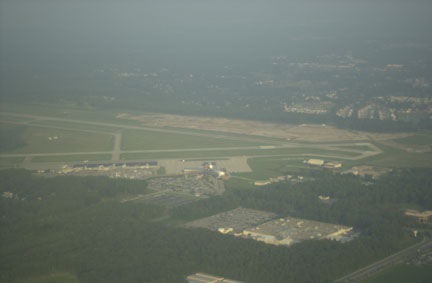
%> input picture 第二次作业/test images/haze4.jpg, 432 x 283 px
$ octave SingleImageHazeRemoval.m   (GNU Octave 9; MATLAB toolbox functions it lacks are replaced by stand-ins)
%> lines starting %> are read from the running program, lines starting %| are printed output that depends on the picture
%% 暗通道先验去雾实验 SA19006050 孙圣印
clc;clear;close all;

imag = imread('.\test images\haze4.jpg');
%> imag is the input picture: size 283x432x3 uint8; mean R, G, B 109.1, 118.3, 109.5
figure;
imshow(imag);title('原始图像','FontSize',15);
imagRGB = double(imag)./255;
window =10; eps = 0.03;alpha = 0.001;

%% Dark Channel
r = imagRGB(:,:,1); g = imagRGB(:,:,1); b = imagRGB(:,:,1);
%> after `r = imagRGB(:,:,1)`:
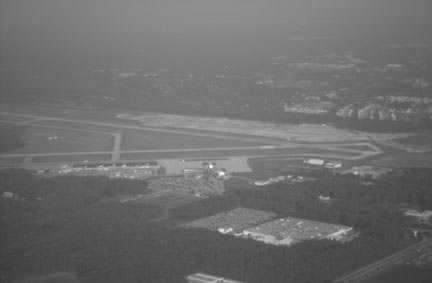
%> r: size 283x432 double; min 0.208, max 1, mean 0.428
[m,n] = size(r);
%> m = 283; n = 432

% Find the Minimum
dark_temp = zeros(m,n);
for i = 1:m
    for j = 1:n
        dark_temp(i,j) = min([r(i,j),g(i,j),b(i,j)]);
    end
end

% Minimum Filtering
d = ones(window,window);
fun = @(block_struct)min(min(block_struct.data))*d;
dark = blockproc(dark_temp, [window window], fun);
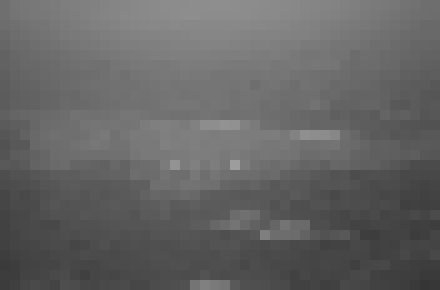
%> dark: size 290x440 double; min 0.208, max 0.616, mean 0.392
dark_channel = dark(1:m, 1:n);
figure;imshow(dark_channel,[]);
title('暗通道','FontSize',15);

%% Guided Filter

% guidance image: I
% filtering input image: p
% local window radius: r
% regularization parameter: eps
r = window; I = dark_channel; p = dark_channel;
[hei, wid] = size(I);
%> hei = 283; wid = 432
%> (the run ends here)

$ run again, with 第二次作业/test images/haze1.jpg copied over 第二次作业/test images/haze4.jpg
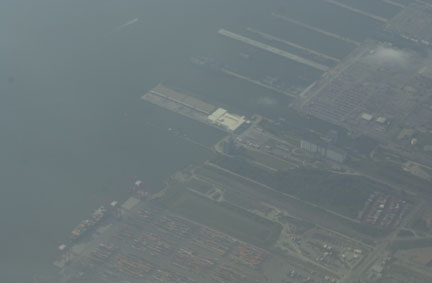
%> input picture 第二次作业/test images/haze1.jpg, 432 x 283 px
%> imag is the input picture: size 283x432x3 uint8; mean R, G, B 108.6, 119.8, 122.1
%> `r = imagRGB(:,:,1)`:
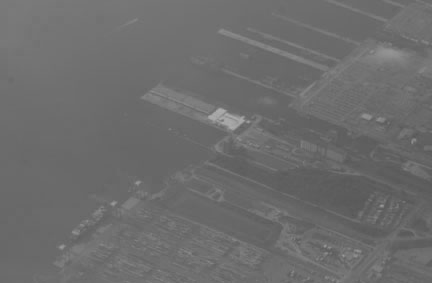
%> r: size 283x432 double; min 0.333, max 0.682, mean 0.426
%> `dark = blockproc(dark_temp, [window window], fun);`:
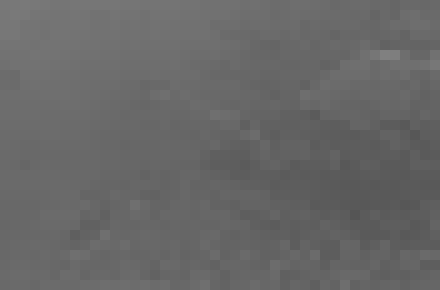
%> dark: size 290x440 double; min 0.333, max 0.502, mean 0.405

$ run again, with 第二次作业/test images/haze2.jpg copied over 第二次作业/test images/haze4.jpg
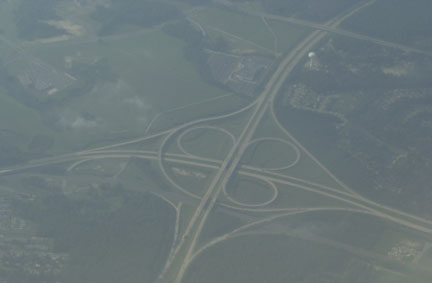
%> input picture 第二次作业/test images/haze2.jpg, 432 x 283 px
%> imag is the input picture: size 283x432x3 uint8; mean R, G, B 107.5, 120.2, 122.6
%> `r = imagRGB(:,:,1)`:
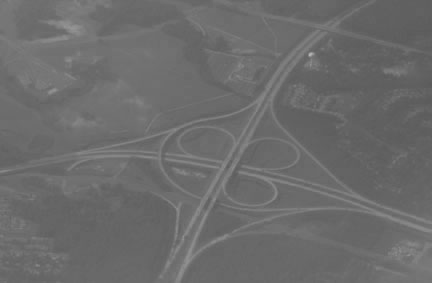
%> r: size 283x432 double; min 0.353, max 0.714, mean 0.421
%> `dark = blockproc(dark_temp, [window window], fun);`:
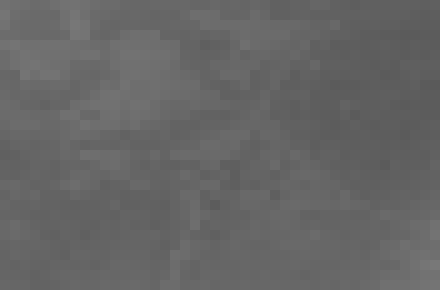
%> dark: size 290x440 double; min 0.353, max 0.471, mean 0.399

$ run again, with 第二次作业/test images/haze3.jpg copied over 第二次作业/test images/haze4.jpg
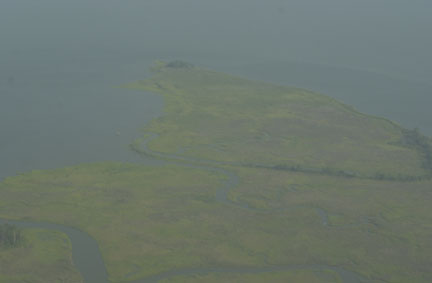
%> input picture 第二次作业/test images/haze3.jpg, 432 x 283 px
%> imag is the input picture: size 283x432x3 uint8; mean R, G, B 108.4, 119.5, 111.3
%> `dark = blockproc(dark_temp, [window window], fun);`:
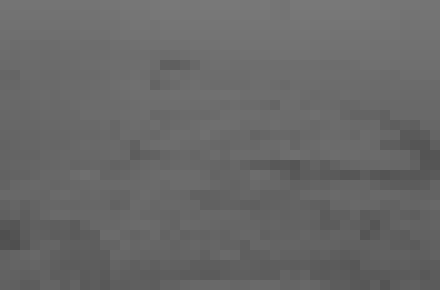
%> dark: size 290x440 double; min 0.31, max 0.471, mean 0.41
